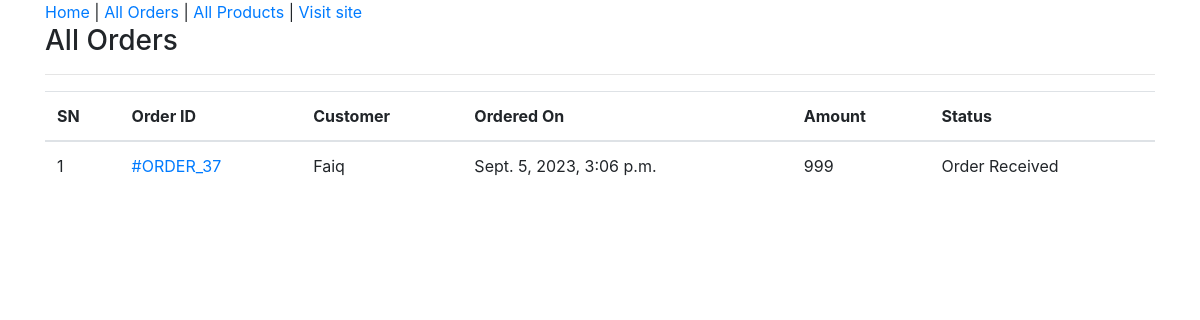
The page /admin-all-orders/ (signed in) on the database its author committed.
### ecomapp/models.py (models this page shows, shortened)
class Order(models.Model):
    cart = models.OneToOneField(Cart, on_delete=models.CASCADE)
    ordered_by = models.CharField(max_length=200)
    shipping_address = models.CharField(max_length=200)
    mobile = models.CharField(max_length=10)
    email = models.EmailField(null=True, blank=True)
    subtotal = models.PositiveIntegerField()
    discount = models.PositiveIntegerField()
    total = models.PositiveIntegerField()
    order_status = models.CharField(max_length=50, choices=ORDER_STATUS)
    created_at = models.DateTimeField(auto_now_add=True)
    payment_method = models.CharField(
        max_length=20, choices=METHOD, default="Cash On Delivery")
    payment_completed = models.BooleanField(
        default=False, null=True, blank=True)

### ecomapp/views.py (the view)
# urls.py: path("admin-all-orders/", AdminOrderListView.as_view(), name="adminorderlist"),
class AdminOrderListView(AdminRequiredMixin, ListView):
    template_name = "adminpages/adminorderlist.html"
    queryset = Order.objects.all().order_by("-id")
    context_object_name = "allorders"

### ecomapp/views.py (called while the page is built)
    def dispatch(self, request, *args, **kwargs):
        if request.user.is_authenticated and Admin.objects.filter(user=request.user).exists():
            pass
        else:
            return redirect("/admin-login/")
        return super().dispatch(request, *args, **kwargs)

### templates/adminpages/adminorderlist.html (shortened to what this page needs)
{% extends 'adminpages/adminbase.html' %}
{% block content %}
<div class="container">
    <div class="row">
        <div class="col-md-12">
            <h3>All Orders</h3><hr>
            <table class="table">
                <thead>
                    <tr>
                        <th>SN</th>
                        <th>Order ID </th>
                        <th>Customer</th>
                        <th>Ordered On</th>
                        <th>Amount</th>
                        <th>Status</th>
                    </tr>
                </thead>
                <tbody>
                    {% for order in allorders %}
                    <tr>
                        <td>{{forloop.counter}}</td>
                        <td><a href="{% url 'ecomapp:adminorderdetail' order.id %}">#ORDER_{{order.id}}</a></td>
                        <td>{{order.ordered_by}}</td>
                        <td>{{order.created_at}}</td>
                        <td>{{order.total}}</td>
                        <td>{{order.order_status}}</td>
                    </tr>
                    {% endfor %}
                </tbody>
            </table>
        </div>
    </div>
</div>
{% endblock %}

### rows shown on the page
Order: id "37", ordered_by "Faiq", created_at "Sept. 5, 2023, 3:06 p.m.", total "999", order_status "Order Received"
